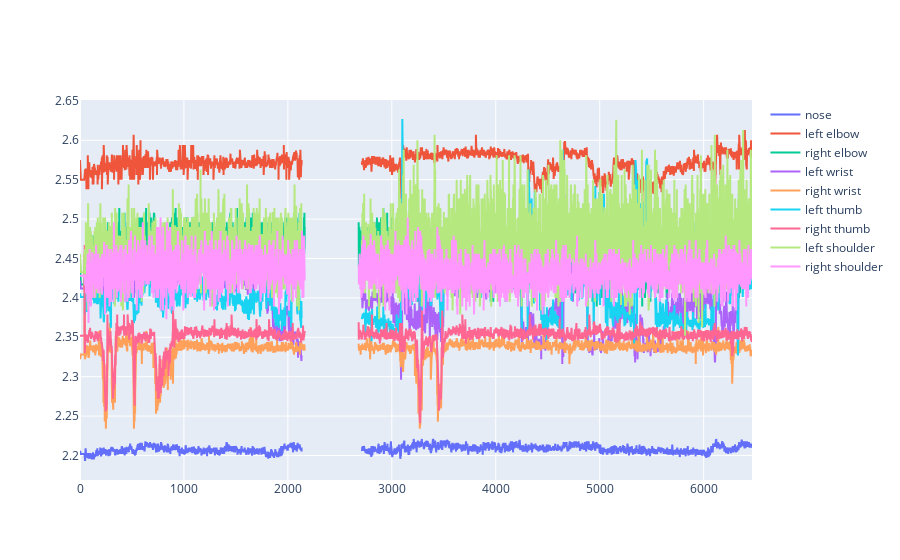

The notebook cell saved with this chart:
### Markdown cell above
### Just a basic visualization of depth of each joint

### Code cell
# make a simple plot in plotly of the depth coordinates of each joint
import plotly.express as px
import plotly.graph_objects as go

fig = go.Figure()

for i, name in get_joint_name_UP2.items():
    fig.add_trace(go.Scatter(y=points_3d[:, i, 2], mode='lines', name=name))

fig.show()

# now plot just a single joint and ONLY depth
fig = go.Figure()

### Figure 1 — Plotly figure (JSON) as saved in the notebook; plotly's stock layout.template omitted (floating-point values rounded to 4 significant figures; data arrays with more than 128 entries replaced by an {"elided": "..."} marker saying what was removed)
{"data": [{"mode": "lines", "name": "nose", "type": "scatter", "y": {"elided": "6466 float values"}}, {"mode": "lines", "name": "left elbow", "type": "scatter", "y": {"elided": "6466 float values"}}, {"mode": "lines", "name": "right elbow", "type": "scatter", "y": {"elided": "6466 float values"}}, {"mode": "lines", "name": "left wrist", "type": "scatter", "y": {"elided": "6466 float values"}}, {"mode": "lines", "name": "right wrist", "type": "scatter", "y": {"elided": "6466 float values"}}, {"mode": "lines", "name": "left thumb", "type": "scatter", "y": {"elided": "6466 float values"}}, {"mode": "lines", "name": "right thumb", "type": "scatter", "y": {"elided": "6466 float values"}}, {"mode": "lines", "name": "left shoulder", "type": "scatter", "y": {"elided": "6466 float values"}}, {"mode": "lines", "name": "right shoulder", "type": "scatter", "y": {"elided": "6466 float values"}}], "layout": {}}
